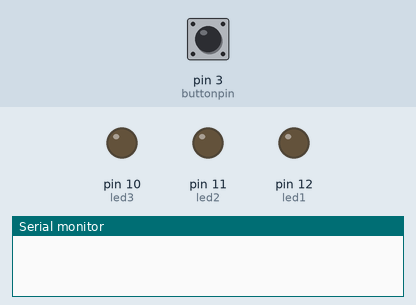
The sketch below on a simulated Arduino Uno, built with avr-gcc and run on an emulated ATmega328P. On the bench: output pins drawn as LEDs (lit = HIGH), the last lines printed to the serial monitor. The inputs (shaded band) are chosen by the test bench; at power-on: pin 3 (buttonpin) LOW.

Above: at 1.2 s.
1.3 s: pin 3 (buttonpin) pulled HIGH for 0.15 s
At 1.9 s:
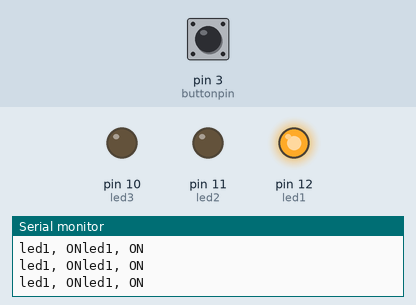
2.9 s: pin 3 (buttonpin) pulled HIGH for 1 s
At 4.6 s:
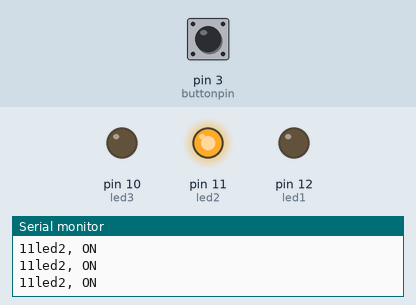
5.4 s: pin 3 (buttonpin) pulled HIGH for 0.15 s
At 6.6 s:
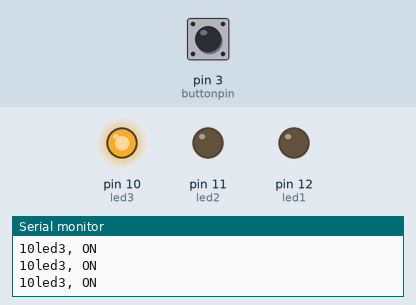
7.0 s: pin 3 (buttonpin) pulled HIGH for 3.2 s
At 11.4 s:
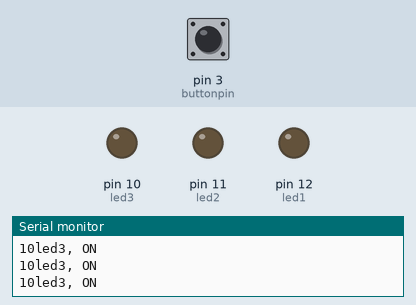
Timing chart, 0 to 12.7 s (numbered marks = the images above; inputs shaded):
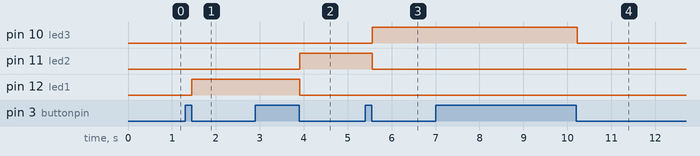

The sketch:

seial_button.ino
```cpp
const int led1=12;
const int led2=11;
const int led3=10;
const int buttonpin=3;

int initial =0;
int oldstate=0;
int buttonstate=0;
int ON=HIGH ;

void setup() {
  Serial.begin(9600);
  pinMode(led1,OUTPUT);
  pinMode(led2,OUTPUT);
  pinMode(led3,OUTPUT);
   pinMode(buttonpin,INPUT);


}

void loop() {
 buttonstate=digitalRead(buttonpin);
 if(buttonstate==HIGH) {
  delay(50);
  buttonstate=digitalRead(buttonpin);
   if(buttonstate==LOW)
   { initial = oldstate +1 ; }
 }else{
  delay(100);}
  switch (initial){
    case 1:
    digitalWrite(led1, HIGH);
    digitalWrite(led2, LOW);
    digitalWrite(led3, LOW);
    Serial.print("led1, ON");
    Serial.println("led1, ON");

   oldstate=initial;
   break;
    case 2:
    digitalWrite(led1, LOW);
    digitalWrite(led2, HIGH);
    digitalWrite(led3, LOW);
   Serial.print(led2, ON);
   Serial.println("led2, ON");
    oldstate=initial;
    break;
    case 3:
    digitalWrite(led1, LOW);
    digitalWrite(led2, LOW);
    digitalWrite(led3, HIGH);
    Serial.print(led3, ON);
    Serial.println("led3, ON");
    oldstate=initial;
    break;


    default:

    digitalWrite(led1, LOW);
    digitalWrite(led2, LOW);
    digitalWrite(led3, LOW);
    oldstate=0;
    break;

 }

}
```

Measured:
- after the input at 1.3 s, pin 12 (led1): LOW → HIGH after 0.15 s
- after the input at 2.9 s, pin 11 (led2): LOW → HIGH after 1.0 s; pin 12 (led1): HIGH → LOW after 1.0 s
- after the input at 5.4 s, pin 10 (led3): LOW → HIGH after 0.16 s; pin 11 (led2): HIGH → LOW after 0.16 s
- after the input at 7.0 s, pin 10 (led3): HIGH → LOW after 3.2 s
